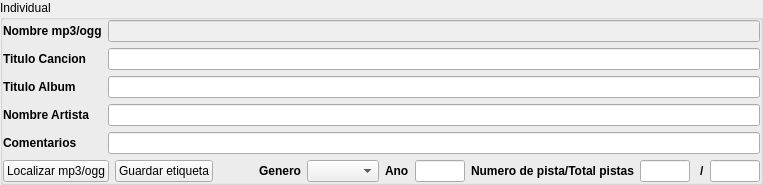
    <widget class="QGroupBox" name="groupBox">
     <property name="title">
      <string>Individual</string>
     </property>
     <layout class="QGridLayout" name="gridLayout_12">
      <property name="leftMargin">
       <number>0</number>
      </property>
      <property name="topMargin">
       <number>0</number>
      </property>
      <property name="rightMargin">
       <number>0</number>
      </property>
      <property name="bottomMargin">
       <number>0</number>
      </property>
      <item row="3" column="0" colspan="2">
       <layout class="QGridLayout" name="gridLayout_11">
        <item row="0" column="4">
         <widget class="QLabel" name="label_18">
          <property name="font">
           <font>
            <weight>75</weight>
            <bold>true</bold>
           </font>
          </property>
          <property name="text">
           <string>Genero</string>
          </property>
         </widget>
        </item>
        <item row="0" column="5">
         <widget class="QComboBox" name="comboBox_2">
          <property name="toolTip">
           <string>Referencia de genero musical</string>
          </property>
          <property name="statusTip">
           <string>Referencia de genero musical</string>
          </property>
          <property name="whatsThis">
           <string>Referencia de genero musical</string>
          </property>
         </widget>
        </item>
        <item row="0" column="2">
         <widget class="QPushButton" name="pushButton_2">
          <property name="toolTip">
           <string>Guarda los cambios introducidos</string>
          </property>
          <property name="statusTip">
           <string>Guarda los cambios introducidos</string>
          </property>
          <property name="whatsThis">
           <string>Guarda los cambios introducidos</string>
          </property>
          <property name="text">
           <string>Guardar etiqueta</string>
          </property>
          <property name="icon">
           <iconset resource="recoverdrake.qrc">
            <normaloff>:/Imagenes/guardar.png</normaloff>:/Imagenes/guardar.png</iconset>
          </property>
          <property name="iconSize">
           <size>
            <width>25</width>
            <height>25</height>
           </size>
          </property>
         </widget>
        </item>
        <item row="0" column="0">
         <widget class="QPushButton" name="pushButton">
          <property name="toolTip">
           <string>Localizar el archivo de audio en modalidad individual</string>
          </property>
          <property name="statusTip">
           <string>Localizar el archivo de audio en modalidad individual</string>
          </property>
          <property name="whatsThis">
           <string>Localizar el archivo de audio en modalidad individual</string>
          </property>
          <property name="text">
           <string>Localizar mp3/ogg</string>
          </property>
          <property name="icon">
           <iconset resource="recoverdrake.qrc">
            <normaloff>:/Imagenes/audio.png</normaloff>:/Imagenes/audio.png</iconset>
          </property>
          <property name="iconSize">
           <size>
            <width>25</width>
            <height>25</height>
           </size>
          </property>
         </widget>
        </item>
        <item row="0" column="10">
         <widget class="QLabel" name="label_8">
          <property name="font">
           <font>
            <weight>75</weight>
            <bold>true</bold>
           </font>
          </property>
          <property name="text">
           <string> /</string>
          </property>
          <property name="alignment">
           <set>Qt::AlignCenter</set>
          </property>
         </widget>
        </item>
        <item row="0" column="8">
         <widget class="QLabel" name="label_7">
          <property name="font">
           <font>
            <weight>75</weight>
            <bold>true</bold>
           </font>
          </property>
          <property name="text">
           <string>Numero de pista/Total pistas</string>
          </property>
         </widget>
        </item>
        <item row="0" column="11">
         <widget class="QLineEdit" name="lineEdit_7">
          <property name="maximumSize">
           <size>
            <width>50</width>
            <height>16777215</height>
           </size>
          </property>
          <property name="toolTip">
           <string>Numero total de pistas</string>
          </property>
          <property name="statusTip">
           <string>Numero total de pistas</string>
          </property>
          <property name="whatsThis">
           <string>Numero total de pistas</string>
          </property>
         </widget>
        </item>
        <item row="0" column="6">
         <widget class="QLabel" name="label_6">
          <property name="font">
           <font>
            <weight>75</weight>
            <bold>true</bold>
           </font>
          </property>
          <property name="text">
           <string>Ano</string>
          </property>
         </widget>
        </item>
        <item row="0" column="7">
         <widget class="QLineEdit" name="lineEdit_5">
          <property name="maximumSize">
           <size>
            <width>50</width>
            <height>16777215</height>
           </size>
          </property>
          <property name="toolTip">
           <string>Anuario de creacion</string>
          </property>
          <property name="statusTip">
           <string>Anuario de creacion</string>
          </property>
          <property name="whatsThis">
           <string>Anuario de creacion</string>
          </property>
         </widget>
        </item>
        <item row="0" column="9">
         <widget class="QLineEdit" name="lineEdit_6">
          <property name="maximumSize">
           <size>
            <width>50</width>
            <height>16777215</height>
           </size>
          </property>
          <property name="toolTip">
           <string>Numero de pista</string>
          </property>
          <property name="statusTip">
           <string>Numero de pista</string>
          </property>
          <property name="whatsThis">
           <string>Numero de pista</string>
          </property>
         </widget>
        </item>
        <item row="0" column="3">
         <spacer name="horizontalSpacer">
          <property name="orientation">
           <enum>Qt::Horizontal</enum>
          </property>
          <property name="sizeType">
           <enum>QSizePolicy::Expanding</enum>
          </property>
          <property name="sizeHint" stdset="0">
           <size>
            <width>40</width>
            <height>20</height>
           </size>
          </property>
         </spacer>
        </item>
       </layout>
      </item>
      <item row="1" column="0" rowspan="2" colspan="2">
       <layout class="QGridLayout" name="gridLayout_10">
        <item row="0" column="0">
         <widget class="QLabel" name="label_9">
          <property name="sizePolicy">
           <sizepolicy hsizetype="Fixed" vsizetype="Preferred">
            <horstretch>0</horstretch>
            <verstretch>0</verstretch>
           </sizepolicy>
          </property>
          <property name="font">
           <font>
            <weight>75</weight>
            <bold>true</bold>
           </font>
          </property>
          <property name="text">
           <string>Nombre mp3/ogg</string>
          </property>
         </widget>
        </item>
        <item row="1" column="0">
         <widget class="QLabel" name="label_4">
          <property name="font">
           <font>
            <weight>75</weight>
            <bold>true</bold>
           </font>
          </property>
          <property name="text">
           <string>Titulo Cancion</string>
          </property>
         </widget>
        </item>
        <item row="2" column="0">
         <widget class="QLabel" name="label_3">
          <property name="font">
           <font>
            <weight>75</weight>
            <bold>true</bold>
           </font>
          </property>
          <property name="text">
           <string>Titulo Album</string>
          </property>
         </widget>
        </item>
        <item row="3" column="0">
         <widget class="QLabel" name="label_2">
          <property name="font">
           <font>
            <weight>75</weight>
            <bold>true</bold>
           </font>
          </property>
          <property name="text">
           <string>Nombre Artista</string>
          </property>
         </widget>
        </item>
        <item row="4" column="0">
         <widget class="QLabel" name="label_5">
          <property name="font">
           <font>
            <weight>75</weight>
            <bold>true</bold>
           </font>
          </property>
          <property name="styleSheet">
           <string notr="true"/>
          </property>
          <property name="text">
           <string>Comentarios</string>
          </property>
         </widget>
        </item>
        <item row="3" column="1" colspan="3">
         <widget class="QLineEdit" name="lineEdit_2">
          <property name="toolTip">
           <string>Nombre del artista o grupo</string>
          </property>
          <property name="statusTip">
           <string>Nombre del artista o grupo</string>
          </property>
          <property name="whatsThis">
           <string>Nombre del artista o grupo</string>
          </property>
         </widget>
        </item>
        <item row="2" column="1" colspan="3">
         <widget class="QLineEdit" name="lineEdit_3">
          <property name="toolTip">
           <string>Nombre del album</string>
          </property>
          <property name="statusTip">
           <string>Nombre del album</string>
          </property>
          <property name="whatsThis">
           <string>Nombre del album</string>
          </property>
         </widget>
        </item>
        <item row="1" column="1" colspan="3">
         <widget class="QLineEdit" name="lineEdit_4">
          <property name="toolTip">
           <string>Titulo de la cancion</string>
          </property>
          <property name="statusTip">
           <string>Titulo de la cancion</string>
          </property>
          <property name="whatsThis">
           <string>Titulo de la cancion</string>
          </property>
         </widget>
        </item>
        <item row="0" column="1" colspan="3">
         <widget class="QLineEdit" name="lineEdit_8">
          <property name="enabled">
           <bool>false</bool>
          </property>
          <property name="toolTip">
           <string>Nombre del fichero de audio</string>
          </property>
          <property name="statusTip">
           <string>Nombre del fichero de audio</string>
          </property>
          <property name="whatsThis">
           <string>Nombre del fichero de audio</string>
          </property>
         </widget>
        </item>
        <item row="4" column="1" colspan="3">
         <widget class="QLineEdit" name="lineEdit_19">
          <property name="toolTip">
           <string>Comentarios del archivo de audio</string>
          </property>
          <property name="statusTip">
           <string>Comentarios del archivo de audio</string>
          </property>
          <property name="whatsThis">
           <string>Comentarios del archivo de audio</string>
          </property>
         </widget>
        </item>
       </layout>
      </item>
     </layout>
     <zorder></zorder>
    </widget>
